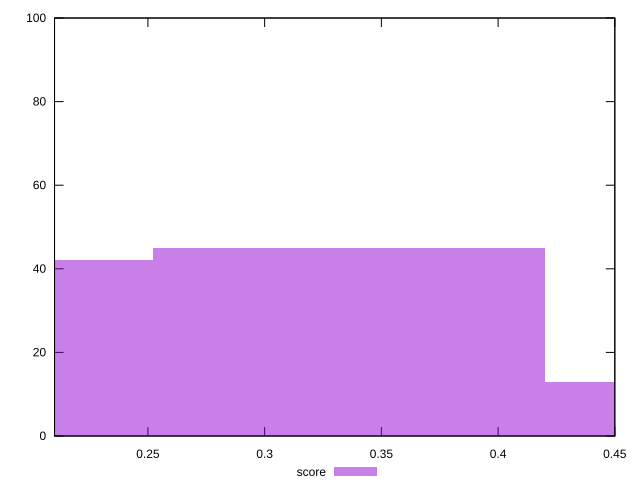

Source code (gnuplot):
reset

$score <<EOF
0.33605983636908543 45
0.16802991818454271 42
0.5040897545536281 13
EOF

set key outside below
set boxwidth 0.16802991818454271
set xrange [0.21:0.45]
set yrange [0:100]
set trange [0:100]
set style fill transparent solid 0.5 noborder
set terminal svg size 640, 490 enhanced background rgb 'white'
set output "report_00015_2021-02-09T16-11-33.973Z/uses-text-compression/samples/pages+cached+noadtech+nomedia/score/histogram.svg"

plot $score title "score" with boxes

reset
